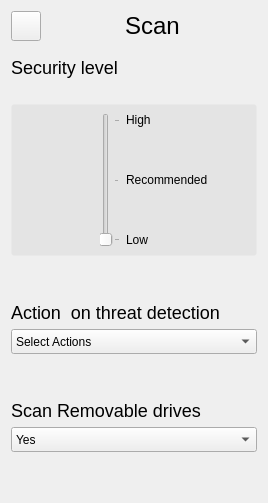
       <widget class="QWidget" name="page_2">
        <layout class="QGridLayout" name="gridLayout_3">
         <item row="0" column="0">
          <layout class="QVBoxLayout" name="verticalLayout_3">
           <item>
            <layout class="QHBoxLayout" name="horizontalLayout_7">
             <item>
              <widget class="QPushButton" name="back1">
               <property name="minimumSize">
                <size>
                 <width>30</width>
                 <height>30</height>
                </size>
               </property>
               <property name="maximumSize">
                <size>
                 <width>30</width>
                 <height>30</height>
                </size>
               </property>
               <property name="text">
                <string/>
               </property>
               <property name="icon">
                <iconset resource="img.qrc">
                 <normaloff>:/images/left.png</normaloff>:/images/left.png</iconset>
               </property>
              </widget>
             </item>
             <item>
              <spacer name="horizontalSpacer_18">
               <property name="orientation">
                <enum>Qt::Horizontal</enum>
               </property>
               <property name="sizeHint" stdset="0">
                <size>
                 <width>40</width>
                 <height>20</height>
                </size>
               </property>
              </spacer>
             </item>
             <item>
              <widget class="QLabel" name="label_19">
               <property name="styleSheet">
                <string notr="true">font-size: 24px;</string>
               </property>
               <property name="text">
                <string>Scan</string>
               </property>
              </widget>
             </item>
             <item>
              <spacer name="horizontalSpacer_17">
               <property name="orientation">
                <enum>Qt::Horizontal</enum>
               </property>
               <property name="sizeHint" stdset="0">
                <size>
                 <width>40</width>
                 <height>20</height>
                </size>
               </property>
              </spacer>
             </item>
            </layout>
           </item>
           <item>
            <spacer name="verticalSpacer_18">
             <property name="orientation">
              <enum>Qt::Vertical</enum>
             </property>
             <property name="sizeType">
              <enum>QSizePolicy::Fixed</enum>
             </property>
             <property name="sizeHint" stdset="0">
              <size>
               <width>20</width>
               <height>10</height>
              </size>
             </property>
            </spacer>
           </item>
           <item>
            <widget class="QLabel" name="label_3">
             <property name="styleSheet">
              <string notr="true">font-size: 18px;</string>
             </property>
             <property name="text">
              <string>Security level</string>
             </property>
            </widget>
           </item>
           <item>
            <spacer name="verticalSpacer_6">
             <property name="orientation">
              <enum>Qt::Vertical</enum>
             </property>
             <property name="sizeType">
              <enum>QSizePolicy::Fixed</enum>
             </property>
             <property name="sizeHint" stdset="0">
              <size>
               <width>20</width>
               <height>20</height>
              </size>
             </property>
            </spacer>
           </item>
           <item>
            <widget class="QWidget" name="X1" native="true">
             <property name="styleSheet">
              <string notr="true">QWidget#X1{background: #E4E4E4; border: 1px solid transparent; border-radius: 3px;}</string>
             </property>
             <layout class="QHBoxLayout" name="horizontalLayout_3">
              <item>
               <spacer name="horizontalSpacer_7">
                <property name="orientation">
                 <enum>Qt::Horizontal</enum>
                </property>
                <property name="sizeType">
                 <enum>QSizePolicy::Fixed</enum>
                </property>
                <property name="sizeHint" stdset="0">
                 <size>
                  <width>80</width>
                  <height>20</height>
                 </size>
                </property>
               </spacer>
              </item>
              <item>
               <widget class="QSlider" name="sec_level">
                <property name="minimum">
                 <number>1</number>
                </property>
                <property name="maximum">
                 <number>3</number>
                </property>
                <property name="pageStep">
                 <number>1</number>
                </property>
                <property name="orientation">
                 <enum>Qt::Vertical</enum>
                </property>
                <property name="tickPosition">
                 <enum>QSlider::TicksBelow</enum>
                </property>
                <property name="tickInterval">
                 <number>1</number>
                </property>
               </widget>
              </item>
              <item>
               <layout class="QVBoxLayout" name="verticalLayout_4">
                <item>
                 <widget class="QLabel" name="label_5">
                  <property name="text">
                   <string>High</string>
                  </property>
                 </widget>
                </item>
                <item>
                 <spacer name="verticalSpacer_4">
                  <property name="orientation">
                   <enum>Qt::Vertical</enum>
                  </property>
                  <property name="sizeHint" stdset="0">
                   <size>
                    <width>20</width>
                    <height>40</height>
                   </size>
                  </property>
                 </spacer>
                </item>
                <item>
                 <widget class="QLabel" name="label_6">
                  <property name="text">
                   <string>Recommended</string>
                  </property>
                 </widget>
                </item>
                <item>
                 <spacer name="verticalSpacer_5">
                  <property name="orientation">
                   <enum>Qt::Vertical</enum>
                  </property>
                  <property name="sizeHint" stdset="0">
                   <size>
                    <width>20</width>
                    <height>40</height>
                   </size>
                  </property>
                 </spacer>
                </item>
                <item>
                 <widget class="QLabel" name="label_4">
                  <property name="text">
                   <string>Low</string>
                  </property>
                 </widget>
                </item>
               </layout>
              </item>
              <item>
               <spacer name="horizontalSpacer_8">
                <property name="orientation">
                 <enum>Qt::Horizontal</enum>
                </property>
                <property name="sizeHint" stdset="0">
                 <size>
                  <width>40</width>
                  <height>20</height>
                 </size>
                </property>
               </spacer>
              </item>
             </layout>
            </widget>
           </item>
           <item>
            <spacer name="verticalSpacer_7">
             <property name="orientation">
              <enum>Qt::Vertical</enum>
             </property>
             <property name="sizeType">
              <enum>QSizePolicy::Fixed</enum>
             </property>
             <property name="sizeHint" stdset="0">
              <size>
               <width>20</width>
               <height>40</height>
              </size>
             </property>
            </spacer>
           </item>
           <item>
            <widget class="QLabel" name="label_7">
             <property name="styleSheet">
              <string notr="true">font-size: 18px;</string>
             </property>
             <property name="text">
              <string>Action  on threat detection</string>
             </property>
            </widget>
           </item>
           <item>
            <widget class="QComboBox" name="action_combo">
             <property name="minimumSize">
              <size>
               <width>0</width>
               <height>25</height>
              </size>
             </property>
             <property name="maximumSize">
              <size>
               <width>16777215</width>
               <height>25</height>
              </size>
             </property>
             <item>
              <property name="text">
               <string>Select Actions</string>
              </property>
             </item>
            </widget>
           </item>
           <item>
            <spacer name="verticalSpacer_8">
             <property name="orientation">
              <enum>Qt::Vertical</enum>
             </property>
             <property name="sizeType">
              <enum>QSizePolicy::Fixed</enum>
             </property>
             <property name="sizeHint" stdset="0">
              <size>
               <width>20</width>
               <height>40</height>
              </size>
             </property>
            </spacer>
           </item>
           <item>
            <widget class="QLabel" name="label_8">
             <property name="styleSheet">
              <string notr="true">font-size: 18px;</string>
             </property>
             <property name="text">
              <string>Scan Removable drives</string>
             </property>
            </widget>
           </item>
           <item>
            <widget class="QComboBox" name="scan_rem_combo">
             <property name="minimumSize">
              <size>
               <width>0</width>
               <height>25</height>
              </size>
             </property>
             <property name="maximumSize">
              <size>
               <width>16777215</width>
               <height>25</height>
              </size>
             </property>
             <item>
              <property name="text">
               <string>Yes</string>
              </property>
             </item>
             <item>
              <property name="text">
               <string>No</string>
              </property>
             </item>
            </widget>
           </item>
           <item>
            <spacer name="verticalSpacer_9">
             <property name="orientation">
              <enum>Qt::Vertical</enum>
             </property>
             <property name="sizeHint" stdset="0">
              <size>
               <width>20</width>
               <height>40</height>
              </size>
             </property>
            </spacer>
           </item>
          </layout>
         </item>
        </layout>
       </widget>
